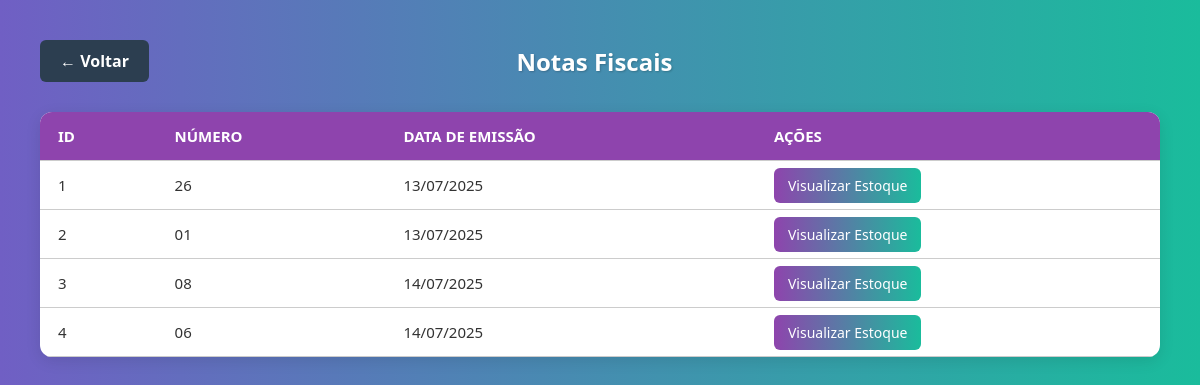
Screenshot of /site_completo/listar_notas_fiscais.php with the database file from the repository.
### tables this page shows
CREATE TABLE `notas_fiscais` (
  `id` int(11) NOT NULL,
  `numero_nota` varchar(50) NOT NULL,
  `empresa` varchar(100) NOT NULL,
  `produtos` text NOT NULL,
  `valor` decimal(12,2) NOT NULL,
  `observacao` text DEFAULT NULL,
  `data_cadastro` datetime NOT NULL,
  `frete` decimal(10,2) DEFAULT 0.00
);

### site_completo/listar_notas_fiscais.php (the view, shortened to what this page needs)
<?php
include_once __DIR__ . '/conexao.php';
$result = $conn->query("SELECT id, numero_nota, data_cadastro FROM notas_fiscais");
?>
<!DOCTYPE html>
<html lang="pt-br">
<head>
</head>
<body>
<div class="topo">
    <a href="dashboard_catalogo_gerente.php" class="botao">← Voltar</a>
    <h2>Notas Fiscais</h2>
</div>
<?php if ($result->num_rows === 0): ?>
    <p>Nenhuma nota fiscal cadastrada.</p>
<?php else: ?>
    <table>
        <tr>
            <th>ID</th>
            <th>Número</th>
            <th>Data de Emissão</th>
            <th>Ações</th>
        </tr>
        <?php while ($row = $result->fetch_assoc()) { ?>
            <tr>
                <td><?= $row['id'] ?></td>
                <td><?= htmlspecialchars($row['numero_nota']) ?></td>
                <td><?= date('d/m/Y', strtotime($row['data_cadastro'])) ?></td>
                <td>
                    <a class="acao" href="visualizar_estoque.php?nota_fiscal_id=<?= $row['id'] ?>">Visualizar Estoque</a>
                </td>
            </tr>
        <?php } ?>
    </table>
<?php endif; ?>
</body>
</html>

### site_completo/listar_notas_fiscais.php (style rules this page uses)
body { font-family: 'Segoe UI', Tahoma, Geneva, Verdana, sans-serif; margin: 40px; background: linear-gradient(to right, #705fc4ff, #1abc9c); color: #333; }
.topo { display: flex; justify-content: space-between; align-items: center; margin-bottom: 30px; }
h2 { text-align: center; color: #fff; flex: 1; margin: 0; text-shadow: 1px 1px 2px rgba(0, 0, 0, 0.2); }
.botao { background: #2c3e50; color: #fff; padding: 10px 20px; border: none; text-decoration: none; border-radius: 6px; font-weight: bold; transition: background 0.3s ease; }
table { width: 100%; background-color: #ffffff; border-collapse: collapse; border-radius: 12px; overflow: hidden; box-shadow: 0 4px 15px rgba(0, 0, 0, 0.1); }
th, td { padding: 14px 18px; text-align: left; border-bottom: 1px solid #ccc; font-size: 15px; }
th { background: #8e44ad; color: white; text-transform: uppercase; }
a.acao { background: linear-gradient(to right, #8e44ad, #1abc9c); color: white; padding: 8px 14px; text-decoration: none; border-radius: 6px; font-size: 14px; transition: opacity 0.3s ease; }

### rows the page displays
notas_fiscais: id "1", numero_nota "26", data_cadastro "13/07/2025"
notas_fiscais: id "2", numero_nota "01", data_cadastro "13/07/2025"
notas_fiscais: id "3", numero_nota "08", data_cadastro "14/07/2025"
notas_fiscais: id "4", numero_nota "06", data_cadastro "14/07/2025"
